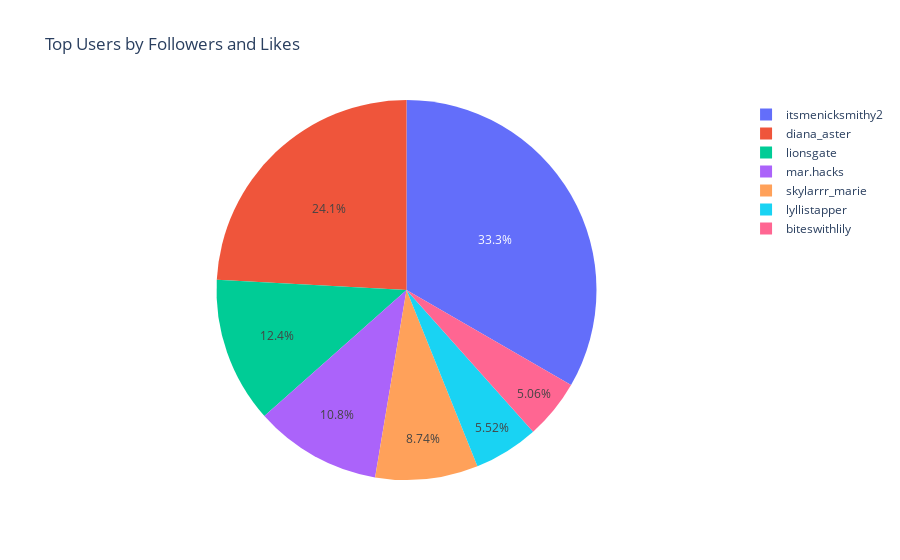

Notebook source saved alongside this figure:
### Code cell
fig = go.Figure(data=[go.Pie(
    labels= top_users['account_id'],
    values= top_users['followers'],  # You can choose followers, likes, or another metric here
    hovertext=['Followers: {}<br>Likes: {}<br>Videos: {}'.format(f, l, v) for f, l, v in zip(top_users['followers'], top_users['likes'], top_users['videos_count'])],
    hoverinfo='label+text'
)])

fig.update_layout(
    title='Top Users by Followers and Likes',
)

fig.show()

### Figure 1 — Plotly figure (JSON) as saved in the notebook; plotly's stock layout.template omitted (floating-point values rounded to 4 significant figures)
{"data": [{"hoverinfo": "label+text", "hovertext": ["Followers: 14500000<br>Likes: 863500000<br>Videos: 2333", "Followers: 10500000<br>Likes: 347000000<br>Videos: 847", "Followers: 3800000<br>Likes: 141400000<br>Videos: 2302", "Followers: 5400000<br>Likes: 136800000<br>Videos: 421", "Followers: 2400000<br>Likes: 82100000<br>Videos: 300", "Followers: 2200000<br>Likes: 78200000<br>Videos: 310", "Followers: 4700000<br>Likes: 74600000<br>Videos: 861"], "labels": ["itsmenicksmithy2", "diana_aster", "skylarrr_marie", "lionsgate", "lyllistapper", "biteswithlily", "mar.hacks"], "type": "pie", "values": [14500000, 10500000, 3800000, 5400000, 2400000, 2200000, 4700000]}], "layout": {"title": {"text": "Top Users by Followers and Likes"}}}
